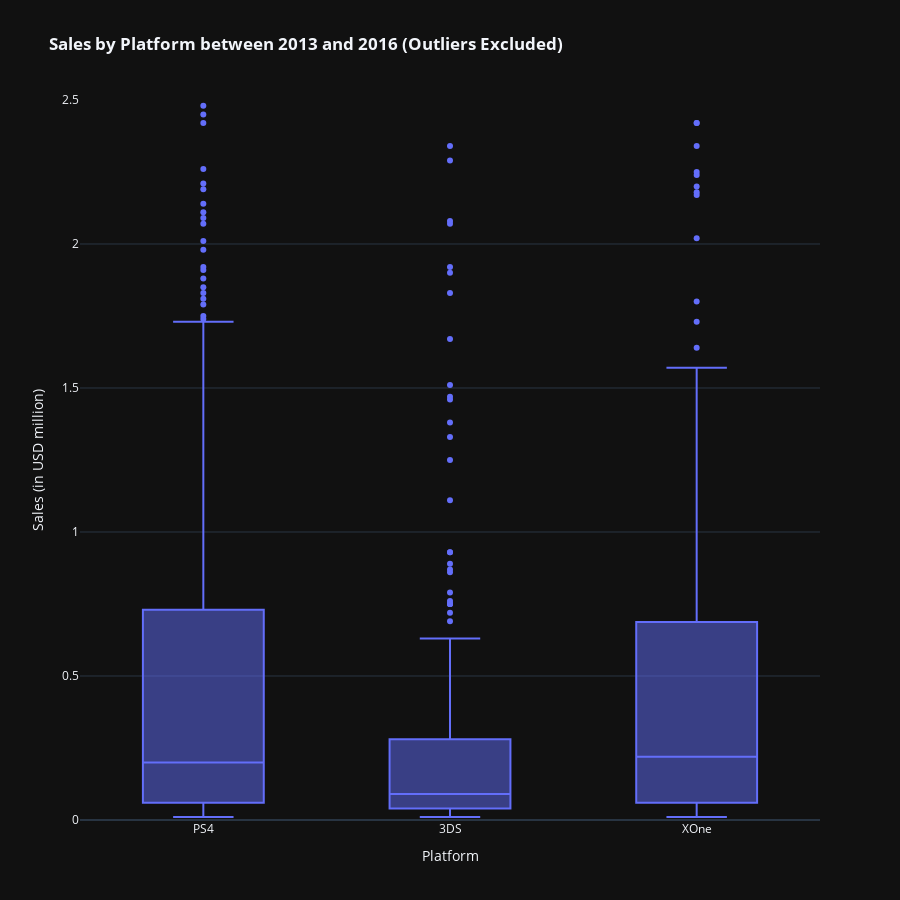

Notebook source saved alongside this figure:
### Code cell
#boxplot without the outliers
fig22 = px.box(df_2013_2016_current,
       x='platform',
       y='total_sales',
       labels=custom_labels_new,
       title='<b> Sales by Platform between 2013 and 2016 (Outliers Excluded) <b>',
       template='plotly_dark')

fig22.update_layout(height=900)
fig22.update_yaxes(range=[0, 2.5])   
fig22.show()

### Figure 1 — Plotly figure (JSON) as saved in the notebook; plotly's stock layout.template omitted (floating-point values rounded to 4 significant figures; data arrays with more than 128 entries replaced by an {"elided": "..."} marker saying what was removed)
{"data": [{"alignmentgroup": "True", "hovertemplate": "Platform=%{x}<br>Sales (in USD million)=%{y}<extra></extra>", "legendgroup": "", "marker": {"color": "#636efa"}, "name": "", "notched": false, "offsetgroup": "", "orientation": "v", "showlegend": false, "type": "box", "x": {"elided": "950 str values"}, "x0": " ", "xaxis": "x", "y": {"elided": "950 float values"}, "y0": " ", "yaxis": "y"}], "layout": {"boxmode": "group", "height": 900, "legend": {"tracegroupgap": 0}, "title": {"text": "<b> Sales by Platform between 2013 and 2016 (Outliers Excluded) <b>"}, "xaxis": {"anchor": "y", "domain": [0, 1], "title": {"text": "Platform"}}, "yaxis": {"anchor": "x", "domain": [0, 1], "range": [0, 2.5], "title": {"text": "Sales (in USD million)"}}}}
